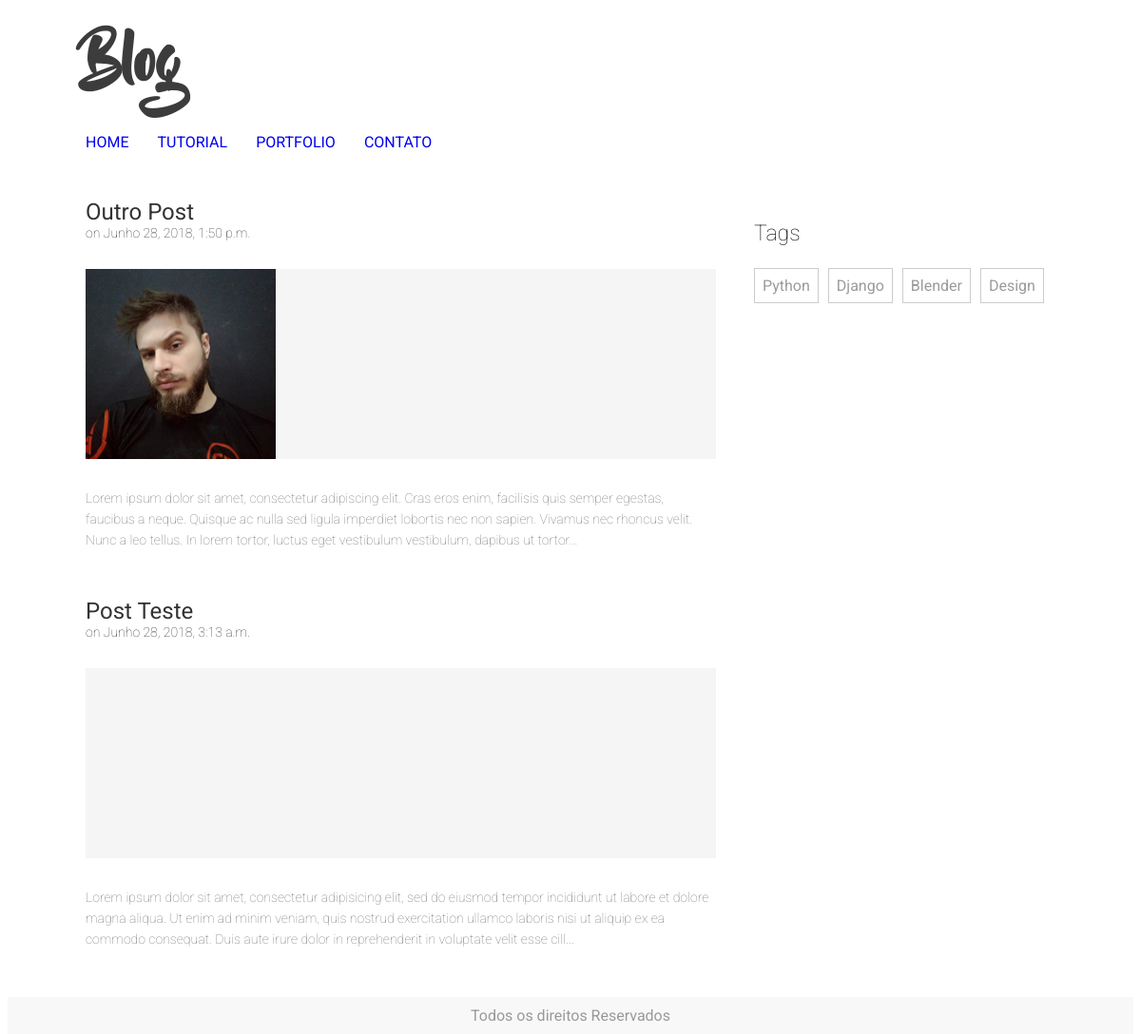
Screenshot of /blog/ with the database file from the repository.
### blog/models.py (models this page shows, shortened)
class Menu(models.Model):
    titulo_menu = models.CharField(max_length=50)
    def __str__(self):
        menus = self.titulo_menu
        return menus

class Post(models.Model):
    titulo = models.CharField(max_length=50)
    texto = models.TextField()
    data = models.DateTimeField()
    tags = TaggableManager()
    imagem = models.ImageField(upload_to='post_imagens', null=True, blank=True)
    slug = models.SlugField(max_length=100, blank=True)

### blog/views.py (the view)
# urls.py: path('', Home),
def Home(request):
    posts = Post.objects.all().order_by("-data")
    menus = Menu.objects.all()
    return render(request, 'blog.html', {'posts': posts, 'menus': menus,})

### blog/templates/blog.html (shortened to what this page needs)
{% load static %}
<!DOCTYPE html>
<html lang="pt-br">
<head>
    <link rel="stylesheet" href="{% static 'blog.css' %}">
</head>
<body>
  <header id="topo">
      <h1><a href="#">Blog</a></h1>
      <nav>
        <ul>
          {% for menus in menus %}
            <li><a href="#">{{ menus }}</a></li>
          {% endfor %}
        </ul>
      </nav>
  </header>
  <main id="container">
    <div class="col-2">
      {% for posts in posts %}
      <div class="post">
        <h2><a href="/blog/{{ post.id }}">{{ posts.titulo }}</a></h2>
        <span class="data">on {{ posts.data }}</span>
        <span class="img"><img src="/media/{{ posts.imagem }}" alt=""></span>
        <p>{{ posts.texto|slice:':300' }}...  </p>
      </div>
      {% endfor %}
    </div>
    <div class="col-2 col-2-1">
      <div id="tags">
        <h3>Tags</h3>
        <ul>
          <li><a href="#" id="fadeOut">Python</a></li>
          <li><a href="#">Django</a></li>
          <li><a href="#">Blender</a></li>
          <li><a href="#">Design</a></li>
        </ul>
      </div>
    </div>
  </main>
  <footer>
    Todos os direitos Reservados
  </footer>
</body>
</html>

### statics/blog.css (style rules this page uses)
#topo { width: 1020px; margin: auto; margin-bottom: 50px; }
#topo h1 { font-family: 'BeyondTheMountains'; font-size: 60px; }
#topo h1 a { text-decoration: none; color: #3c3c3c; }
#topo nav ul { list-style: none; padding: 0; }
#topo nav ul li { float: left; margin-left: 30px; }
#topo nav ul li:first-child { margin:0; padding: 0; }
#topo nav ul li a { text-decoration: none; width: 100%; display: block; text-transform: uppercase; }
#container { width: 1020px; margin: auto; }
#container h2 { margin: 0; padding: 0; }
#container h2 a { text-decoration: none; color: #333; font-weight: lighter; }
#container .data { display: block; font-weight: lighter; font-size: 14px; color: #333; }
#container .img { width: 100%; height: 200px; display: block; background: #f5f5f5; margin: 30px 0; }
#container .img img { max-height: 200px; }
#container p { font-size: 14px; font-weight: lighter; line-height: 22px; color: #777; }
.post { margin-bottom: 50px; }
.col-2 { width: 65%; float: left; }
.col-2-1 { width: 31%; float: left; margin-left: 40px; }
#tags h3 { font-size: 23px; font-weight: lighter; }
#tags ul { list-style: none; margin: 0; padding: 0; }
#tags ul li { border: 1px solid #ccc; float: left; margin-right: 10px; margin-bottom: 10px; transition: border-color 0.3s ease-out; -webkit-transition: border-color 0.3s ease-out; -moz-transition: border-color 0.3s ease-out; -o-transition: border-color 0.3s ease-out; }
#tags ul li:last-child { margin-left: 0; }
#tags ul li a { display: block; text-decoration: none; padding: 8px; color: #9b9b9b; transition: color 0.3s ease-out; -webkit-transition: color 0.3s ease-out; -moz-transition: color 0.3s ease-out; -o-transition: color 0.3s ease-out; }
footer { width: 100%; background: #f8f8f8; padding: 10px 0; text-align: center; color: #999; bottom: 0; }

### statics/global.css (style rules this page uses)
body { font-family: 'Roboto', sans-serif; }
main:after, main::after, #topo:after { content: " "; display: table; }
main:after, #topo:after { clear: both; }
html, body { height:100%; }
img, picture, video, embed { max-width: 100%; }

### rows the page displays
Menu: titulo_menu "HOME"
Menu: titulo_menu "TUTORIAL"
Menu: titulo_menu "PORTFOLIO"
Menu: titulo_menu "CONTATO"
Post: titulo "Outro Post", data "Junho 28, 2018, 1:50 p.m.", imagem (picture), texto "Lorem ipsum dolor sit amet, consectetur adipiscing elit. Cras eros enim, facilisis quis semper egestas, faucibus a neque. Quisque ac nulla sed ligula imperdiet lobortis nec non sapien. Vivamus nec rhoncus velit. Nunc a leo tellus. In lorem tortor, luctus eget vestibulum vestibulum, dapibus ut tortor"
Post: titulo "Post Teste", data "Junho 28, 2018, 3:13 a.m.", texto "Lorem ipsum dolor sit amet, consectetur adipisicing elit, sed do eiusmod tempor incididunt ut labore et dolore magna aliqua. Ut enim ad minim veniam, quis nostrud exercitation ullamco laboris nisi ut aliquip ex ea commodo consequat. Duis aute irure dolor in reprehenderit in voluptate velit esse cill"
